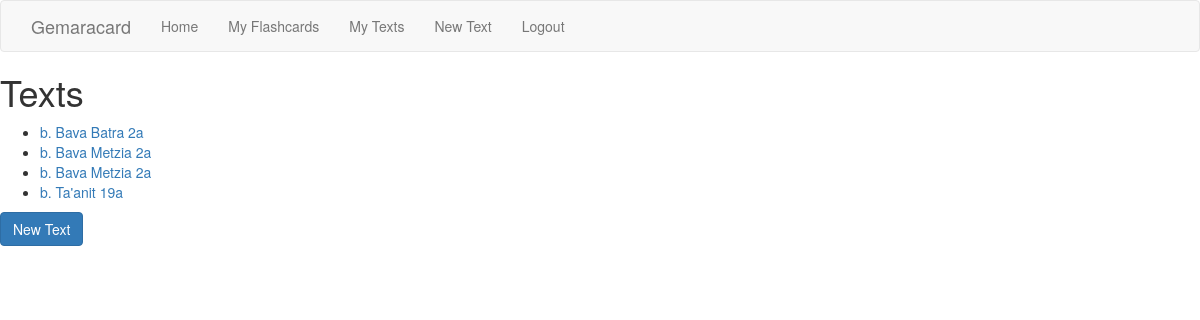
/text-list/ (signed in), run on the app's committed database.
### flashcard/models.py (models this page shows, shortened)
class Text(models.Model):
    text = models.TextField(blank=False)
    name = models.CharField(max_length=100)
    user = models.ForeignKey(User)
    flashcards = models.ManyToManyField(Flashcard)

### flashcard/views.py (the view)
# urls.py: url(r'^text-list/$', text_list, name='text_list'),
@login_required
def text_list(request):
    texts = Text.objects.filter(user=request.user)
    sorted_texts = texts.order_by('name')
    context = {'texts': sorted_texts}
    return render(request, 'text-list.html', context)

### flashcard/templates/text-list.html
{% extends "base.html" %}
{% block content %}
<h1>Texts</h1>
<ul>
  {% for text in texts %}
    <li><a href="{% url 'text_detail' text.pk %}">{{ text.name }}</a></li>
  {% endfor %}
</ul>
<a href="{% url 'text_new' %}" class="btn btn-primary" role="button">New Text</a>
{% endblock %}

### data on the page
Text: name "b. Bava Batra 2a"
Text: name "b. Bava Metzia 2a"
Text: name "b. Bava Metzia 2a"
Text: name "b. Ta'anit 19a"
